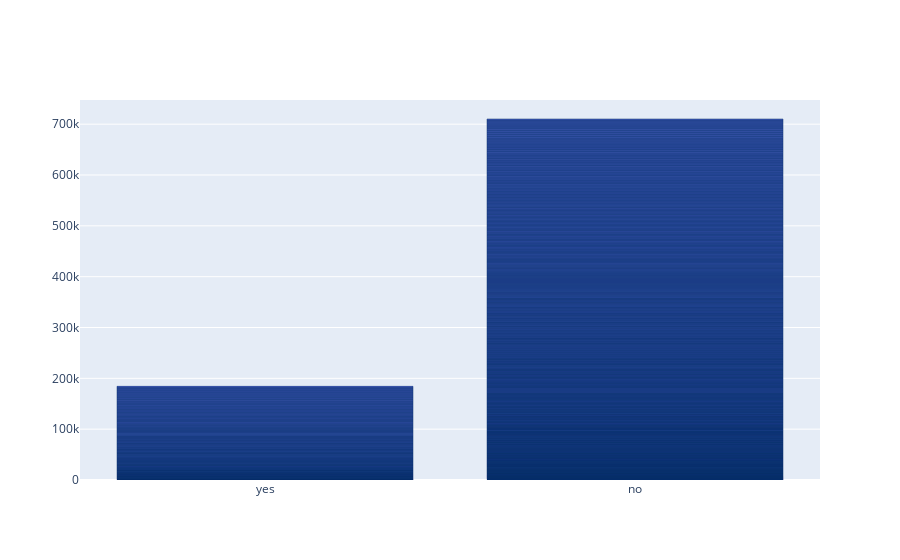

Here is the notebook cell this chart was saved with:
### Markdown cell above
### Univariate Analysis

### Code cell
import plotly.graph_objects as go
#animals=['giraffes', 'orangutans', 'monkeys']

fig = go.Figure([go.Bar(x=data['smoker'], y=data['smoker'].index, marker_line_color='rgb(8,48,107)')])
fig.show()

### Figure 1 — Plotly figure (JSON) as saved in the notebook; plotly's stock layout.template omitted (floating-point values rounded to 4 significant figures; data arrays with more than 128 entries replaced by an {"elided": "..."} marker saying what was removed)
{"data": [{"marker": {"line": {"color": "rgb(8,48,107)"}}, "type": "bar", "x": {"elided": "1338 str values"}, "y": {"elided": "1338 int values"}}], "layout": {}}
